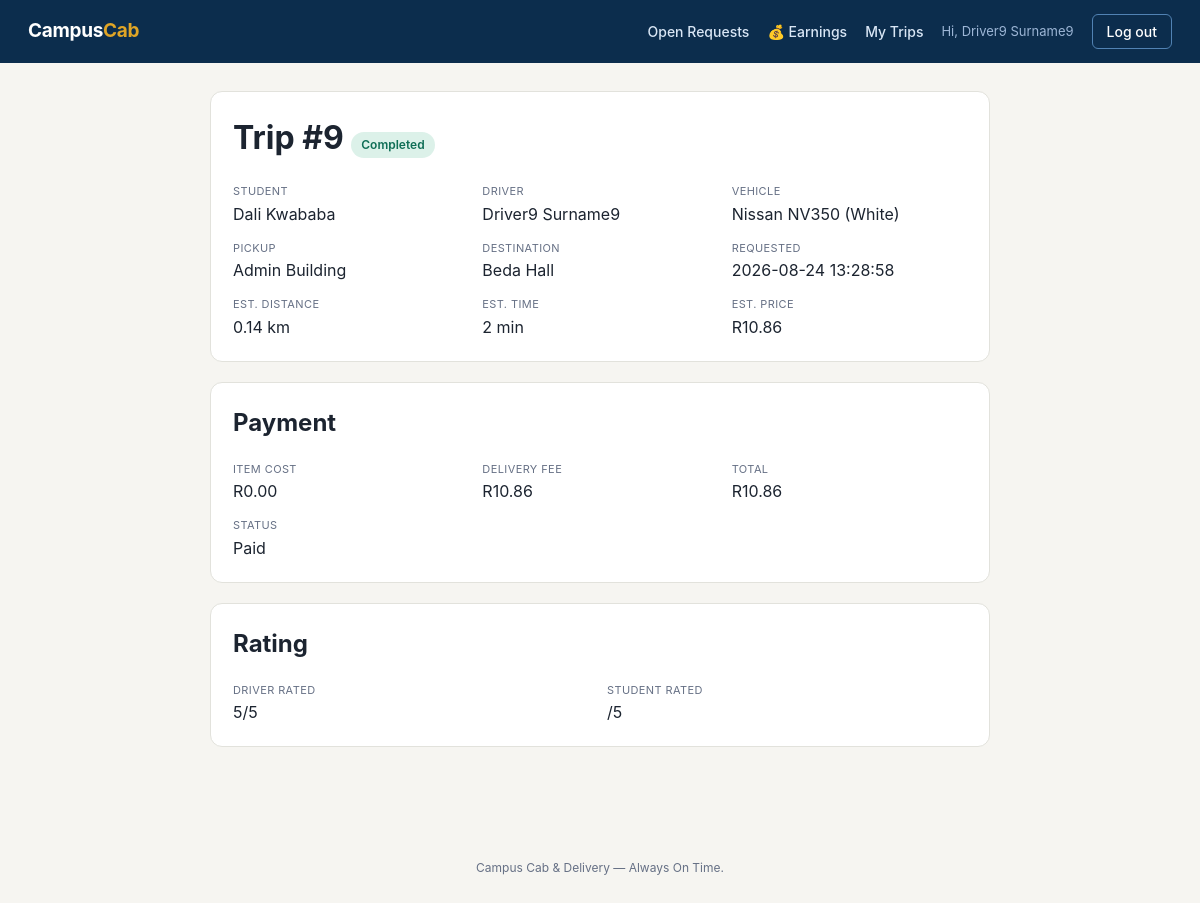
/trip.php?id=9 (signed in), run on the app's committed database.
### tables this page shows
CREATE TABLE `ride` (
  `rideID` int(11) NOT NULL,
  `studentID` int(11) DEFAULT NULL,
  `staffID` int(11) DEFAULT NULL,
  `requester_type` enum('Student','Staff') NOT NULL DEFAULT 'Student',
  `request_type` enum('Ride','Parcel') NOT NULL DEFAULT 'Ride',
  `parcel_details` varchar(255) DEFAULT NULL,
  `DriverID` int(11) DEFAULT NULL,
  `pickup_address` varchar(250) DEFAULT NULL,
  `pickup_latitude` decimal(10,7) DEFAULT NULL,
  `pickup_longitude` decimal(10,7) DEFAULT NULL,
  `destination_address` varchar(250) DEFAULT NULL,
  `destination_latitude` decimal(10,7) DEFAULT NULL,
  `destination_longitude` decimal(10,7) DEFAULT NULL,
  `requested_at` datetime DEFAULT NULL,
  `accepted_at` datetime DEFAULT NULL,
  `started_at` datetime DEFAULT NULL,
  `Completed_at` datetime DEFAULT NULL,
  `ride_status` enum('Requested','Accepted','Driver Arriving','In Progress','Completed','Cancelled') DEFAULT 'Requested',
  `cancellation_reason` varchar(255) DEFAULT NULL,
  `cancelled_at` datetime DEFAULT NULL,
  `estimated_distance_km` decimal(6,2) DEFAULT NULL,
  `estimated_duration_min` int(11) DEFAULT NULL,
  `estimated_price` decimal(8,2) DEFAULT NULL,
  `driver_earning` double NOT NULL,
  `campus_commission` double NOT NULL
);

CREATE TABLE `student` (
  `studentID` int(11) NOT NULL,
  `studentNumber` varchar(9) DEFAULT NULL,
  `studentFname` varchar(50) NOT NULL,
  `studentLname` varchar(50) NOT NULL,
  `studentEmail` varchar(50) NOT NULL,
  `studentPhoneNo` varchar(15) NOT NULL,
  `studentAccount_status` enum('Active','Inactive') DEFAULT 'Active',
  `studentPwd` varchar(255) NOT NULL,
  `verification_token` varchar(64) DEFAULT NULL,
  `token_expiry` datetime DEFAULT NULL,
  `email_verified` tinyint(1) NOT NULL DEFAULT 0
);

CREATE TABLE `driver` (
  `DriverID` int(11) NOT NULL,
  `DriverFname` varchar(50) NOT NULL,
  `DriverLname` varchar(50) NOT NULL,
  `DriverEmail` varchar(50) NOT NULL,
  `DriverPhoneNo` varchar(15) NOT NULL,
  `driverAccount_Status` enum('Active','Inactive') DEFAULT 'Active',
  `licence_number` varchar(30) NOT NULL,
  `availability_status` enum('Available','Unavailable') DEFAULT 'Unavailable',
  `password` varchar(255) NOT NULL DEFAULT '',
  `profile_picture` varchar(225) NOT NULL
);

CREATE TABLE `vehicle` (
  `vehicle_id` int(11) NOT NULL,
  `DriverID` int(11) NOT NULL,
  `registration_no` varchar(20) NOT NULL,
  `make` varchar(50) DEFAULT NULL,
  `model` varchar(50) DEFAULT NULL,
  `colour` varchar(30) DEFAULT NULL,
  `capacity` int(11) DEFAULT NULL
);

CREATE TABLE `payment` (
  `payment_id` int(11) NOT NULL,
  `ride_id` int(11) NOT NULL,
  `item_cost` decimal(8,2) DEFAULT 0.00,
  `delivery_fee` decimal(8,2) NOT NULL,
  `total_amount` decimal(8,2) NOT NULL,
  `payment_method` enum('Cash','Card','EFT') DEFAULT 'Cash',
  `payment_status` enum('Pending','Paid','Failed') DEFAULT 'Pending',
  `paid_at` datetime DEFAULT NULL
);

CREATE TABLE `rating` (
  `rating_id` int(11) NOT NULL,
  `ride_id` int(11) NOT NULL,
  `student_rating` tinyint(4) DEFAULT NULL CHECK (`student_rating` between 1 and 5),
  `driver_rating` tinyint(4) DEFAULT NULL CHECK (`driver_rating` between 1 and 5),
  `comments` varchar(255) DEFAULT NULL,
  `rated_at` datetime DEFAULT NULL
);

### trip.php (the view, shortened to what this page needs)
<?php
include 'header.php';
?>
<link rel="stylesheet" href="https://cdnjs.cloudflare.com/ajax/libs/leaflet/1.9.4/leaflet.min.css">
<?php
$rideID = intval($_GET['id'] ?? 0);
$ride = mysqli_fetch_assoc(mysqli_query($conn, "
    SELECT r.*, s.studentFname, s.studentLname, d.DriverFname, d.DriverLname
    FROM ride r
    JOIN student s ON r.studentID = s.studentID
    LEFT JOIN driver d ON r.DriverID = d.DriverID
    WHERE r.rideID = $rideID
"));
$vehicle = $ride && $ride['DriverID'] ? mysqli_fetch_assoc(mysqli_query($conn, "SELECT * FROM vehicle WHERE DriverID = {$ride['DriverID']}")) : null;
$payment = mysqli_fetch_assoc(mysqli_query($conn, "SELECT * FROM payment WHERE ride_id = $rideID"));
$rating = mysqli_fetch_assoc(mysqli_query($conn, "SELECT * FROM rating WHERE ride_id = $rideID"));
?>
<?php if (!$ride): ?>
    <div class="card"><p>Ride not found.</p></div>
<?php else: ?>
<div class="card">
    <h1>Trip #<?php echo $rideID; ?>
        <span class="status <?php echo str_replace(' ', '-', $ride['ride_status']); ?>">
            <?php echo $ride['ride_status']; ?>
        </span>
    </h1>
    <div class="trip-grid">
        <div><span class="label">Student</span><?php echo htmlspecialchars($ride['studentFname'] . ' ' . $ride['studentLname']); ?></div>
        <div><span class="label">Driver</span><?php echo $ride['DriverFname'] ? htmlspecialchars($ride['DriverFname'] . ' ' . $ride['DriverLname']) : 'Not yet assigned'; ?></div>
        <?php if ($vehicle): ?>
        <div><span class="label">Vehicle</span><?php echo htmlspecialchars($vehicle['make'] . ' ' . $vehicle['model'] . ' (' . $vehicle['colour'] . ')'); ?></div>
        <?php endif; ?>
        <div><span class="label">Pickup</span><?php echo htmlspecialchars($ride['pickup_address']); ?></div>
        <div><span class="label">Destination</span><?php echo htmlspecialchars($ride['destination_address']); ?></div>
        <div><span class="label">Requested</span><?php echo $ride['requested_at']; ?></div>
        <?php if ($ride['estimated_distance_km']): ?>
        <div><span class="label">Est. distance</span><?php echo number_format($ride['estimated_distance_km'], 2); ?> km</div>
        <div><span class="label">Est. time</span><?php echo $ride['estimated_duration_min']; ?> min</div>
        <div><span class="label">Est. price</span>R<?php echo number_format($ride['estimated_price'], 2); ?></div>
        <?php endif; ?>
    </div>
</div>
<div class="card">
    <h2>Payment</h2>
    <?php if ($payment): ?>
        <div class="trip-grid">
            <div><span class="label">Item cost</span>R<?php echo number_format($payment['item_cost'], 2); ?></div>
            <div><span class="label">Delivery fee</span>R<?php echo number_format($payment['delivery_fee'], 2); ?></div>
            <div><span class="label">Total</span>R<?php echo number_format($payment['total_amount'], 2); ?></div>
            <div><span class="label">Status</span><?php echo $payment['payment_status']; ?></div>
        </div>
    <?php else: ?>
        <p class="empty">No payment yet.</p>
    <?php endif; ?>
</div>
<?php if ($ride['ride_status'] == 'Completed'): ?>
<div class="card">
    <h2>Rating</h2>
    <?php if ($rating): ?>
        <div class="trip-grid">
            <div><span class="label">Driver rated</span><?php echo $rating['driver_rating']; ?>/5</div>
            <div><span class="label">Student rated</span><?php echo $rating['student_rating']; ?>/5</div>
        </div>
    <?php endif; ?>
</div>
<?php endif; ?>
<?php endif; ?>
<?php include 'footer.php'; ?>

### style.css (style rules this page uses)
:root { --navy: #0c2d4d; --navy-light: #185fa5; --gold: #e0a526; --gold-dark: #b8860f; --teal: #0f6e56; --teal-bg: #dcf1e9; --coral: #b03a2e; --coral-bg: #fbe2df; --amber-bg: #fbecc9; --amber-text: #8a6d00; --ink: #1c2430; --muted: #667085; --border: #e2e2dc; --bg: #f6f5f1; --card: #ffffff; }
* { box-sizing: border-box; }
body { font-family: -apple-system, "Segoe UI", Roboto, Helvetica, Arial, sans-serif; background: var(--bg); color: var(--ink); margin: 0; line-height: 1.5; }
.card { background: var(--card); border: 1px solid var(--border); border-radius: 12px; padding: 22px; margin-bottom: 20px; }
.card h1, .card h2 { margin-top: 0; }
.status { display: inline-block; padding: 4px 10px; border-radius: 20px; font-size: 12px; font-weight: 600; background: #eee; }
.status.Completed { background: var(--teal-bg); color: var(--teal); }
.trip-grid { display: grid; grid-template-columns: repeat(auto-fit, minmax(180px, 1fr)); gap: 14px; margin-top: 6px; }
.trip-grid .label { display: block; font-size: 11px; text-transform: uppercase; letter-spacing: 0.4px; color: var(--muted); margin-bottom: 2px; }

### data on the page
ride: ride_status "Completed", studentID.studentLname "Dali Kwababa", DriverID.DriverLname "Driver9 Surname9", pickup_address "Admin Building", destination_address "Beda Hall", requested_at "2026-08-24 13:28:58", estimated_distance_km "0.14", estimated_duration_min "2", estimated_price "10.86"
vehicle: make+model+colour "Nissan NV350 (White)"
payment: item_cost "0.00", delivery_fee "10.86", total_amount "10.86", payment_status "Paid"
rating: driver_rating "5"

### other printed values
$_SESSION['driver_name'] "Driver9 Surname9"
$rideID "9"
